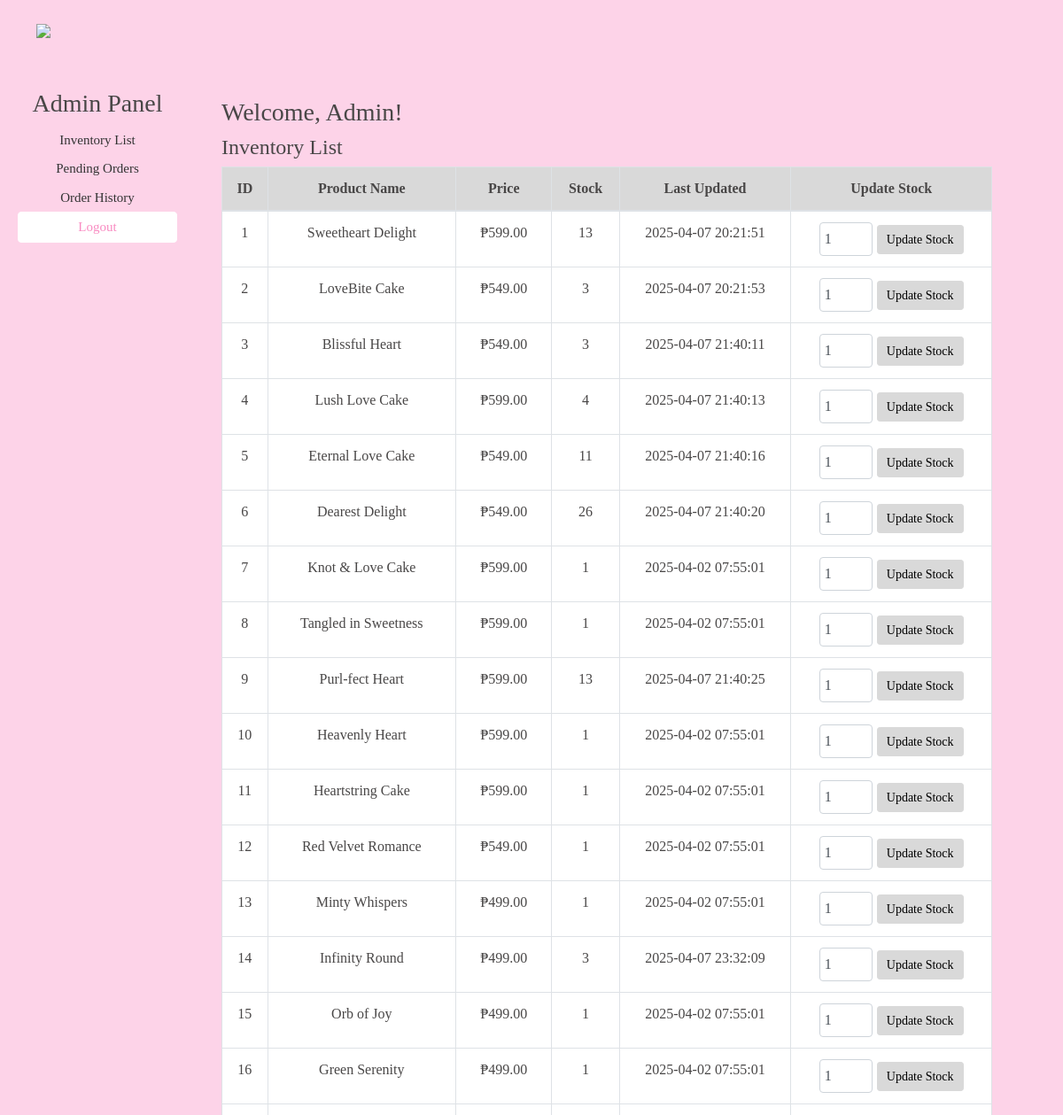
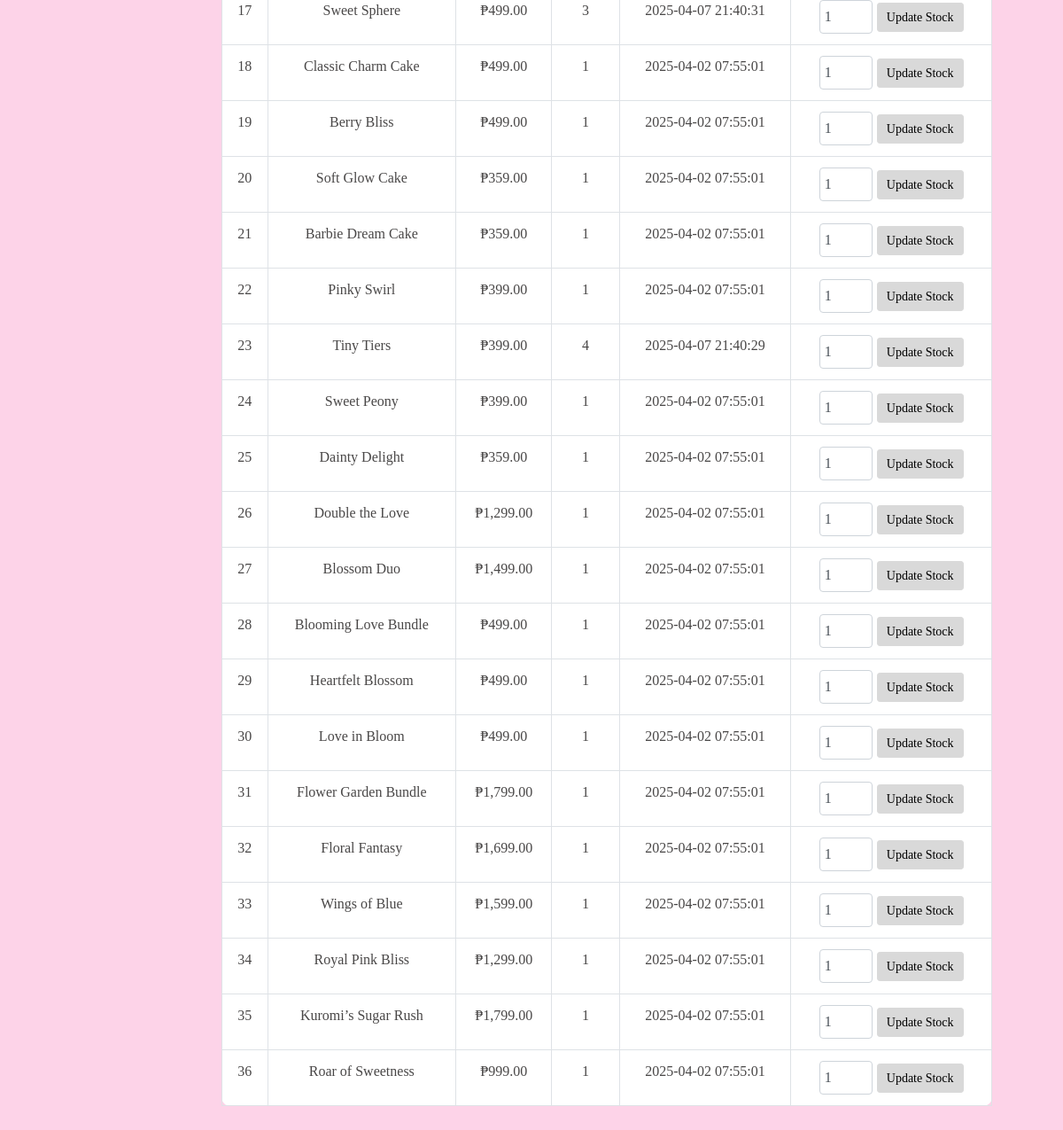
Screenshot of /admin_dashboard.php (signed in) with the database file from the repository (2 pictures, top to bottom).
### tables this page shows
CREATE TABLE `cake` (
  `id` int(11) NOT NULL,
  `product_name` varchar(150) NOT NULL,
  `product_price` decimal(10,2) NOT NULL,
  `product_qty` int(11) NOT NULL,
  `product_image` varchar(255) DEFAULT NULL,
  `product_code` varchar(12) NOT NULL,
  `brand_name` varchar(10) DEFAULT NULL,
  `last_updated` timestamp NOT NULL DEFAULT current_timestamp() ON UPDATE current_timestamp()
);

### admin_dashboard.php (the view, shortened to what this page needs)
<?php
require 'config.php';
$view = isset($_GET['view']) ? $_GET['view'] : 'inventory';
$products = $conn->query("SELECT * FROM cake");
?>
<!DOCTYPE html>
<html lang="en">
<head>
    <link rel="stylesheet" href="https://cdnjs.cloudflare.com/ajax/libs/twitter-bootstrap/4.5.2/css/bootstrap.min.css">
</head>
<body>
        <nav class="navbar navbar-expand-md navbar-dark fixed-top" style="background-color: #FDD3E8;">
            <a class="navbar-brand" href="homepage.php">
                <img src="image/redovenlogo.png" style="height:65px; margin: 10px 0 0 25px;">
            </a>
        </nav>
    <div class="sidebar">
        <h3 class="text-center">Admin Panel</h3>
        <a href="?view=inventory">Inventory List</a>
        <a href="?view=pending_orders">Pending Orders</a>
        <a href="?view=order_history">Order History</a>
        <a href="logout.php" class="btn btn-danger">Logout</a>
    </div>
    <div class="content">
        <h3 style="font-family: Georgia, serif; color: #494747;">Welcome, Admin!</h3>
        <?php if ($view == 'inventory'): ?>
            <h4 style="font-family: Georgia, serif; color: #494747;">Inventory List</h4>
            <table class="table table-bordered">
                <thead>
                    <tr>
                        <th>ID</th>
                        <th>Product Name</th>
                        <th>Price</th>
                        <th>Stock</th>
                        <th>Last Updated</th>
                        <th>Update Stock</th>
                    </tr>
                </thead>
                <tbody>
                    <?php while ($row = $products->fetch_assoc()): ?>
                    <tr>
                        <td><?= $row['id']; ?></td>
                        <td><?= $row['product_name']; ?></td>
                        <td>₱<?= number_format($row['product_price'], 2); ?></td>
                        <td><?= $row['product_qty']; ?></td>
                        <td><?= $row['last_updated'] ? date('Y-m-d H:i:s', strtotime($row['last_updated'])) : 'Never'; ?></td>
                        <td>
                        <form method="POST" action="" style="display: inline-flex; align-items: center; margin: 0;">
                            <input type="number" name="new_stock" value="1" min="1" class="form-control" style="width: 60px; margin-right: 5px; padding: 5px;">
                            <button type="submit" name="update_stock" class="btn btn-primary btn-sm" style="padding: 5px 10px;">Update Stock</button>
                        </form>
                    </td>
                    </tr>
                    <?php endwhile; ?>
                </tbody>
            </table>
        <?php endif; ?>
    </div>
</body>
</html>

### admin_dashboard.php (style rules this page uses)
body { padding-top: 80px; background-color: #FDD3E8; }
.sidebar { margin-left: 20px; height: 100vh; position: fixed; left: 0; top: 0; width: 180px; padding-top: 100px; font-family: Georgia, serif; color: #494747; display: flex; flex-direction: column; text-align: center; }
.sidebar a { padding: 5px 20px; text-decoration: none; font-size: 15px; display: block; color: #333; }
.content { margin-left: 220px; margin-right: 50px; padding: 30px; }
table { background-color: white; border-radius: 10px; width: 100%; }
table thead th { background-color: #D9D9D9; text-align: center; font-family: Georgia, serif; color: #494747; }
table td, table th { text-align: center; vertical-align: middle; padding: 15px; font-family: Georgia, serif; color: #494747; }
.btn-primary { background-color: #D9D9D9 !important; border-color: #D9D9D9 !important; color: black !important; }
.btn-danger { background-color: white !important; border-color: white !important; color: #F98CC2 !important; }

### rows the page displays
cake: id "1", product_name "Sweetheart Delight", product_price "599.00", product_qty "13", last_updated "2025-04-07 20:21:51"
cake: id "2", product_name "LoveBite Cake", product_price "549.00", product_qty "3", last_updated "2025-04-07 20:21:53"
cake: id "3", product_name "Blissful Heart", product_price "549.00", product_qty "3", last_updated "2025-04-07 21:40:11"
cake: id "4", product_name "Lush Love Cake", product_price "599.00", product_qty "4", last_updated "2025-04-07 21:40:13"
cake: id "5", product_name "Eternal Love Cake", product_price "549.00", product_qty "11", last_updated "2025-04-07 21:40:16"
cake: id "6", product_name "Dearest Delight", product_price "549.00", product_qty "26", last_updated "2025-04-07 21:40:20"
cake: id "7", product_name "Knot & Love Cake", product_price "599.00", product_qty "1", last_updated "2025-04-02 07:55:01"
cake: id "8", product_name "Tangled in Sweetness", product_price "599.00", product_qty "1", last_updated "2025-04-02 07:55:01"
cake: id "9", product_name "Purl-fect Heart", product_price "599.00", product_qty "13", last_updated "2025-04-07 21:40:25"
cake: id "10", product_name "Heavenly Heart", product_price "599.00", product_qty "1", last_updated "2025-04-02 07:55:01"
cake: id "11", product_name "Heartstring Cake", product_price "599.00", product_qty "1", last_updated "2025-04-02 07:55:01"
cake: id "12", product_name "Red Velvet Romance", product_price "549.00", product_qty "1", last_updated "2025-04-02 07:55:01"
cake: id "13", product_name "Minty Whispers", product_price "499.00", product_qty "1", last_updated "2025-04-02 07:55:01"
cake: id "14", product_name "Infinity Round", product_price "499.00", product_qty "3", last_updated "2025-04-07 23:32:09"
cake: id "15", product_name "Orb of Joy", product_price "499.00", product_qty "1", last_updated "2025-04-02 07:55:01"
cake: id "16", product_name "Green Serenity", product_price "499.00", product_qty "1", last_updated "2025-04-02 07:55:01"
cake: id "17", product_name "Sweet Sphere", product_price "499.00", product_qty "3", last_updated "2025-04-07 21:40:31"
cake: id "18", product_name "Classic Charm Cake", product_price "499.00", product_qty "1", last_updated "2025-04-02 07:55:01"
cake: id "19", product_name "Berry Bliss", product_price "499.00", product_qty "1", last_updated "2025-04-02 07:55:01"
cake: id "20", product_name "Soft Glow Cake", product_price "359.00", product_qty "1", last_updated "2025-04-02 07:55:01"
cake: id "21", product_name "Barbie Dream Cake", product_price "359.00", product_qty "1", last_updated "2025-04-02 07:55:01"
cake: id "22", product_name "Pinky Swirl", product_price "399.00", product_qty "1", last_updated "2025-04-02 07:55:01"
cake: id "23", product_name "Tiny Tiers", product_price "399.00", product_qty "4", last_updated "2025-04-07 21:40:29"
cake: id "24", product_name "Sweet Peony", product_price "399.00", product_qty "1", last_updated "2025-04-02 07:55:01"
cake: id "25", product_name "Dainty Delight", product_price "359.00", product_qty "1", last_updated "2025-04-02 07:55:01"
cake: id "26", product_name "Double the Love", product_price "1,299.00", product_qty "1", last_updated "2025-04-02 07:55:01"
cake: id "27", product_name "Blossom Duo", product_price "1,499.00", product_qty "1", last_updated "2025-04-02 07:55:01"
cake: id "28", product_name "Blooming Love Bundle", product_price "499.00", product_qty "1", last_updated "2025-04-02 07:55:01"
cake: id "29", product_name "Heartfelt Blossom", product_price "499.00", product_qty "1", last_updated "2025-04-02 07:55:01"
cake: id "30", product_name "Love in Bloom", product_price "499.00", product_qty "1", last_updated "2025-04-02 07:55:01"
cake: id "31", product_name "Flower Garden Bundle", product_price "1,799.00", product_qty "1", last_updated "2025-04-02 07:55:01"
cake: id "32", product_name "Floral Fantasy", product_price "1,699.00", product_qty "1", last_updated "2025-04-02 07:55:01"
cake: id "33", product_name "Wings of Blue", product_price "1,599.00", product_qty "1", last_updated "2025-04-02 07:55:01"
cake: id "34", product_name "Royal Pink Bliss", product_price "1,299.00", product_qty "1", last_updated "2025-04-02 07:55:01"
cake: id "35", product_name "Kuromi’s Sugar Rush", product_price "1,799.00", product_qty "1", last_updated "2025-04-02 07:55:01"
cake: id "36", product_name "Roar of Sweetness", product_price "999.00", product_qty "1", last_updated "2025-04-02 07:55:01"
